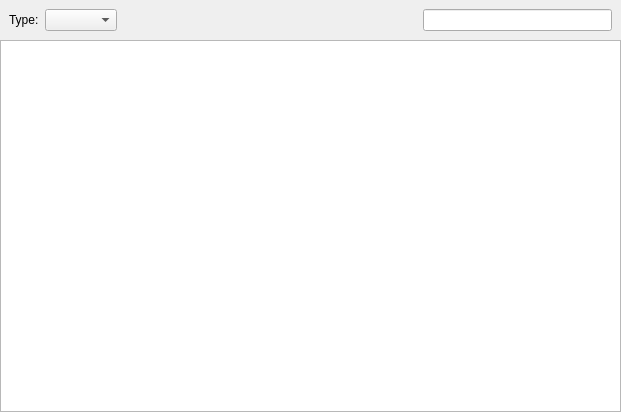
<?xml version="1.0" encoding="UTF-8"?>
<ui version="4.0">
 <class>ClassroomMappingsWidget</class>
 <widget class="QWidget" name="ClassroomMappingsWidget">
  <property name="geometry">
   <rect>
    <x>0</x>
    <y>0</y>
    <width>621</width>
    <height>412</height>
   </rect>
  </property>
  <property name="windowTitle">
   <string>Form</string>
  </property>
  <layout class="QVBoxLayout" name="verticalLayout">
   <property name="spacing">
    <number>0</number>
   </property>
   <property name="leftMargin">
    <number>0</number>
   </property>
   <property name="topMargin">
    <number>0</number>
   </property>
   <property name="rightMargin">
    <number>0</number>
   </property>
   <property name="bottomMargin">
    <number>0</number>
   </property>
   <item>
    <widget class="ViewSearchHeader" name="header" native="true">
     <layout class="QHBoxLayout" name="horizontalLayout">
      <item>
       <widget class="QLabel" name="label">
        <property name="text">
         <string>Type:</string>
        </property>
       </widget>
      </item>
      <item>
       <widget class="QComboBox" name="mappingFilter"/>
      </item>
      <item>
       <spacer name="horizontalSpacer">
        <property name="orientation">
         <enum>Qt::Horizontal</enum>
        </property>
        <property name="sizeHint" stdset="0">
         <size>
          <width>287</width>
          <height>20</height>
         </size>
        </property>
       </spacer>
      </item>
      <item>
       <widget class="QLabel" name="countLabel">
        <property name="text">
         <string/>
        </property>
       </widget>
      </item>
      <item>
       <widget class="SearchLineEdit" name="searchField"/>
      </item>
     </layout>
    </widget>
   </item>
   <item>
    <widget class="ClassroomMappingsView" name="mappingsView">
     <property name="selectionMode">
      <enum>QAbstractItemView::ExtendedSelection</enum>
     </property>
    </widget>
   </item>
  </layout>
 </widget>
 <customwidgets>
  <customwidget>
   <class>SearchLineEdit</class>
   <extends>QLineEdit</extends>
   <header>FileWaveGuiLib/searchlineedit/searchlineedit.h</header>
  </customwidget>
  <customwidget>
   <class>ViewSearchHeader</class>
   <extends>QWidget</extends>
   <header>FileWaveGuiLib/searchheader/ViewSearchHeader.h</header>
   <container>1</container>
  </customwidget>
  <customwidget>
   <class>ClassroomMappingsView</class>
   <extends>QTreeView</extends>
   <header>FWAdminLib/views/ClassroomMappingsView.h</header>
  </customwidget>
 </customwidgets>
 <resources/>
 <connections/>
</ui>
